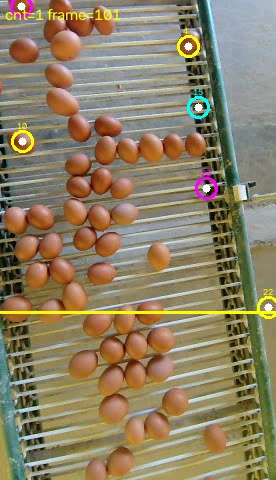
#> input picture prueba/debug_frame_100.jpg, 276 x 480 px, given in place of 2026-08-02_09-00-18.mp4, which was not available
$ python diag_approaches.py
#> lines starting #> are read from the running program, lines starting #| are printed output that depends on the picture; after the words box and inside, x2 and y2 are one past the last pixel; in counts of white or black regions, pixels touching at a corner belong together; pictures that were not available may be replaced by others from this repository, and a replacement may not be noted
#!/usr/bin/env python3
"""
Test multiple detection approaches on a single video to find the best one.
Compares: morphological refinement, Hough circles, contour+circularity.
"""
import os, sys, cv2, numpy as np, time

PRUEBA_DIR = os.path.join(os.path.dirname(__file__), '..', 'prueba')
OUT_DIR = os.path.join(PRUEBA_DIR, 'diag')
os.makedirs(OUT_DIR, exist_ok=True)

HSV_LOWER = np.array([5, 80, 60])
HSV_UPPER = np.array([22, 255, 230])
MORPH_KERNEL_SM = cv2.getStructuringElement(cv2.MORPH_ELLIPSE, (7, 7))


def approach_morph_opening(frame, large_k=15):
    """Use large morphological opening to remove belt rod patterns, keep eggs."""
    h, w = frame.shape[:2]
    hsv = cv2.cvtColor(frame, cv2.COLOR_BGR2HSV)
    mask = cv2.inRange(hsv, HSV_LOWER, HSV_UPPER)
    # Standard close/open
    mask = cv2.morphologyEx(mask, cv2.MORPH_CLOSE, MORPH_KERNEL_SM, iterations=2)
    # Large opening: removes thin belt rods, keeps large round eggs
    large_kernel = cv2.getStructuringElement(cv2.MORPH_ELLIPSE, (large_k, large_k))
    mask = cv2.morphologyEx(mask, cv2.MORPH_OPEN, large_kernel, iterations=2)

    # Find contours and filter by area/circularity
    contours, _ = cv2.findContours(mask, cv2.RETR_EXTERNAL, cv2.CHAIN_APPROX_SIMPLE)
    centroids = []
    for cnt in contours:
        area = cv2.contourArea(cnt)
        if 200 < area < 8000:
            peri = cv2.arcLength(cnt, True)
            if peri > 0:
                circ = 4 * np.pi * area / (peri * peri)
                if circ > 0.3:  # reasonably circular
                    M = cv2.moments(cnt)
                    if M['m00'] > 0:
                        cx = int(M['m10'] / M['m00'])
                        cy = int(M['m01'] / M['m00'])
                        centroids.append((cx, cy))
    return centroids, mask


def approach_hough_circles(frame, dp=1.2, min_dist=25, p1=80, p2=25, min_r=8, max_r=25):
    """Use Hough Circle Transform to detect round eggs."""
    gray = cv2.cvtColor(frame, cv2.COLOR_BGR2GRAY)
    gray = cv2.GaussianBlur(gray, (9, 9), 2)
    circles = cv2.HoughCircles(
        gray, cv2.HOUGH_GRADIENT, dp=dp,
        minDist=min_dist, param1=p1, param2=p2,
        minRadius=min_r, maxRadius=max_r,
    )
    centroids = []
    if circles is not None:
        for c in circles[0]:
            centroids.append((int(c[0]), int(c[1])))
    return centroids


def approach_texture_bandpass(frame):
    """Bandpass filter to isolate egg-sized features from belt texture."""
    gray = cv2.cvtColor(frame, cv2.COLOR_BGR2GRAY).astype(np.float32)
    # Heavy blur to remove fine belt texture
    bg = cv2.GaussianBlur(gray, (51, 51), 0)
    # Lighter blur
    fg = cv2.GaussianBlur(gray, (5, 5), 0)
    # Bandpass: features between 5px and 51px in scale
    diff = cv2.absdiff(fg, bg)
    diff_norm = cv2.normalize(diff, None, 0, 255, cv2.NORM_MINMAX).astype(np.uint8)
    _, thresh = cv2.threshold(diff_norm, 20, 255, cv2.THRESH_BINARY)

    kernel = cv2.getStructuringElement(cv2.MORPH_ELLIPSE, (9, 9))
    thresh = cv2.morphologyEx(thresh, cv2.MORPH_CLOSE, kernel, iterations=2)
    thresh = cv2.morphologyEx(thresh, cv2.MORPH_OPEN, kernel, iterations=1)

    contours, _ = cv2.findContours(thresh, cv2.RETR_EXTERNAL, cv2.CHAIN_APPROX_SIMPLE)
    centroids = []
    for cnt in contours:
        area = cv2.contourArea(cnt)
        if 200 < area < 8000:
            peri = cv2.arcLength(cnt, True)
            if peri > 0:
                circ = 4 * np.pi * area / (peri * peri)
                if circ > 0.25:
                    M = cv2.moments(cnt)
                    if M['m00'] > 0:
                        cx = int(M['m10'] / M['m00'])
                        cy = int(M['m01'] / M['m00'])
                        centroids.append((cx, cy))
    return centroids, thresh


def approach_adaptive_threshold(frame):
    """Use adaptive thresholding on grayscale to find egg shadows/highlights."""
    gray = cv2.cvtColor(frame, cv2.COLOR_BGR2GRAY)
    gray = cv2.GaussianBlur(gray, (11, 11), 0)

    # Adaptive threshold highlights local intensity variations
    thresh = cv2.adaptiveThreshold(gray, 255, cv2.ADAPTIVE_THRESH_GAUSSIAN_C,
                                    cv2.THRESH_BINARY_INV, 31, 5)

    kernel = cv2.getStructuringElement(cv2.MORPH_ELLIPSE, (11, 11))
    thresh = cv2.morphologyEx(thresh, cv2.MORPH_CLOSE, kernel, iterations=2)
    thresh = cv2.morphologyEx(thresh, cv2.MORPH_OPEN, kernel, iterations=1)

    contours, _ = cv2.findContours(thresh, cv2.RETR_EXTERNAL, cv2.CHAIN_APPROX_SIMPLE)
    centroids = []
    for cnt in contours:
        area = cv2.contourArea(cnt)
        if 200 < area < 8000:
            peri = cv2.arcLength(cnt, True)
            if peri > 0:
                circ = 4 * np.pi * area / (peri * peri)
                if circ > 0.3:
                    M = cv2.moments(cnt)
                    if M['m00'] > 0:
                        cx = int(M['m10'] / M['m00'])
                        cy = int(M['m01'] / M['m00'])
                        centroids.append((cx, cy))
    return centroids, thresh


def draw_detections(frame, centroids, color=(0, 0, 255), label=""):
    vis = frame.copy()
    for cx, cy in centroids:
        cv2.circle(vis, (cx, cy), 8, color, 2)
        cv2.circle(vis, (cx, cy), 2, color, -1)
    h, w = vis.shape[:2]
    cv2.line(vis, (0, h//2), (w, h//2), (255, 180, 0), 2)
    cv2.putText(vis, f'{label}: {len(centroids)} detections', (5, 20),
                cv2.FONT_HERSHEY_SIMPLEX, 0.5, (255, 255, 255), 1)
    return vis


# Test on sample frames from each video
videos = {
    '2026-08-02_09-00-18.mp4': 48,
    '2026-08-02_09-05-26.mp4': 250,
    '2026-08-02_09-10-26.mp4': 84,
    '2026-08-02_09-15-26.mp4': 3,
    '2026-08-02_09-20-26.mp4': 281,
}

for vname, expected in videos.items():
    vpath = os.path.join(PRUEBA_DIR, vname)
    cap = cv2.VideoCapture(vpath)
    if not cap.isOpened():
        continue

    total = int(cap.get(cv2.CAP_PROP_FRAME_COUNT))
    w = int(cap.get(cv2.CAP_PROP_FRAME_WIDTH))
    h = int(cap.get(cv2.CAP_PROP_FRAME_HEIGHT))

    print(f'\n=== {vname} (expected ~{expected}) ===')

    for pct in [0.25, 0.50, 0.75]:
        frame_num = int(total * pct)
        cap.set(cv2.CAP_PROP_POS_FRAMES, frame_num)
        ret, frame = cap.read()
        if not ret:
            continue

        print(f'  Frame {frame_num} ({int(pct*100)}%):')

        # Test each approach
        c_morph, mask_morph = approach_morph_opening(frame, large_k=15)
        print(f'    Morph opening (k=15):   {len(c_morph)} detections')

        c_morph2, mask_morph2 = approach_morph_opening(frame, large_k=21)
        print(f'    Morph opening (k=21):   {len(c_morph2)} detections')

        c_hough = approach_hough_circles(frame)
        print(f'    Hough circles:          {len(c_hough)} detections')

        c_hough2 = approach_hough_circles(frame, dp=1.5, p2=30, min_r=10, max_r=22)
        print(f'    Hough circles (strict): {len(c_hough2)} detections')

        c_band, mask_band = approach_texture_bandpass(frame)
        print(f'    Texture bandpass:       {len(c_band)} detections')

        c_adapt, mask_adapt = approach_adaptive_threshold(frame)
        print(f'    Adaptive threshold:     {len(c_adapt)} detections')

        # Save comparison images for the 50% frame
        if pct == 0.50:
            base = vname.replace('.mp4', '')

            vis_morph = draw_detections(frame, c_morph, (0, 255, 0), 'Morph k=15')
            cv2.imwrite(os.path.join(OUT_DIR, f'{base}_morph15.jpg'), vis_morph)

            vis_morph2 = draw_detections(frame, c_morph2, (0, 255, 0), 'Morph k=21')
            cv2.imwrite(os.path.join(OUT_DIR, f'{base}_morph21.jpg'), vis_morph2)

            vis_hough = draw_detections(frame, c_hough, (255, 0, 0), 'Hough')
            cv2.imwrite(os.path.join(OUT_DIR, f'{base}_hough.jpg'), vis_hough)

            vis_band = draw_detections(frame, c_band, (0, 0, 255), 'Bandpass')
            cv2.imwrite(os.path.join(OUT_DIR, f'{base}_bandpass.jpg'), vis_band)

            vis_adapt = draw_detections(frame, c_adapt, (255, 0, 255), 'Adaptive')
            cv2.imwrite(os.path.join(OUT_DIR, f'{base}_adaptive.jpg'), vis_adapt)

            # Also save the masks
            cv2.imwrite(os.path.join(OUT_DIR, f'{base}_mask_morph15.jpg'), mask_morph)
            cv2.imwrite(os.path.join(OUT_DIR, f'{base}_mask_band.jpg'), mask_band)
            cv2.imwrite(os.path.join(OUT_DIR, f'{base}_mask_adapt.jpg'), mask_adapt)
#> this loop made 3 passes
#> (printed output is left out)
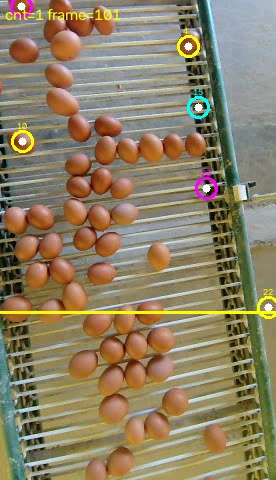
#> input picture prueba/debug_frame_100.jpg, 276 x 480 px, given in place of 2026-08-02_09-00-18.mp4, which was not available
#> pass 1, in approach_morph_opening, `mask = cv2.inRange(hsv, HSV_LOWER, HSV_UPPER)`:
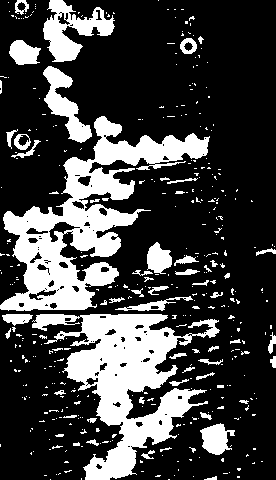
#> mask: shape (480, 276); 25.9% white; 400 white regions (341 under 20 px), largest, box (x1, y1, x2, y2) and area: (0, 116, 210, 311) 12913, (32, 314, 220, 480) 11744, (43, 0, 115, 62) 2043
#> pass 1, in approach_morph_opening, `mask = cv2.morphologyEx(mask, cv2.MORPH_CLOSE, MORPH_KERNEL_SM, iterat..`:
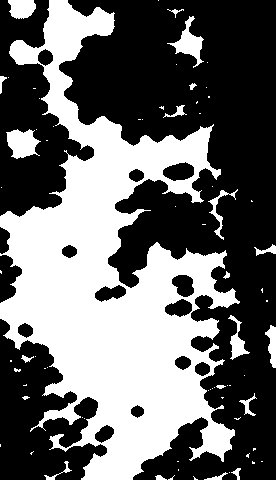
#> mask: shape (480, 276); 41.2% white; 73 white regions (53 under 20 px), largest, box (x1, y1, x2, y2) and area: (0, 0, 240, 480) 50885, (6, 129, 41, 159) 688, (167, 16, 204, 68) 637
#> pass 1, in approach_morph_opening, `mask = cv2.morphologyEx(mask, cv2.MORPH_OPEN, large_kernel, iterations..`:
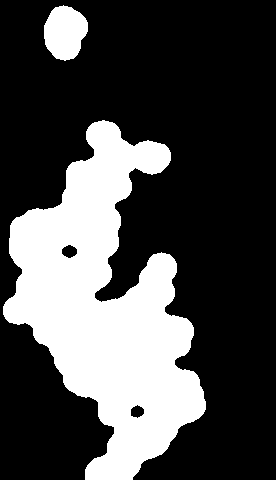
#> mask: shape (480, 276); 28.8% white; 2 white regions, box (x1, y1, x2, y2) and area: (3, 120, 206, 480) 36277, (44, 5, 88, 61) 1823
#> frame is the input picture: shape (480, 276, 3); mean B, G, R 101.4, 128.9, 142.1

    cap.release()

print('\nComparison images saved to:', OUT_DIR)
